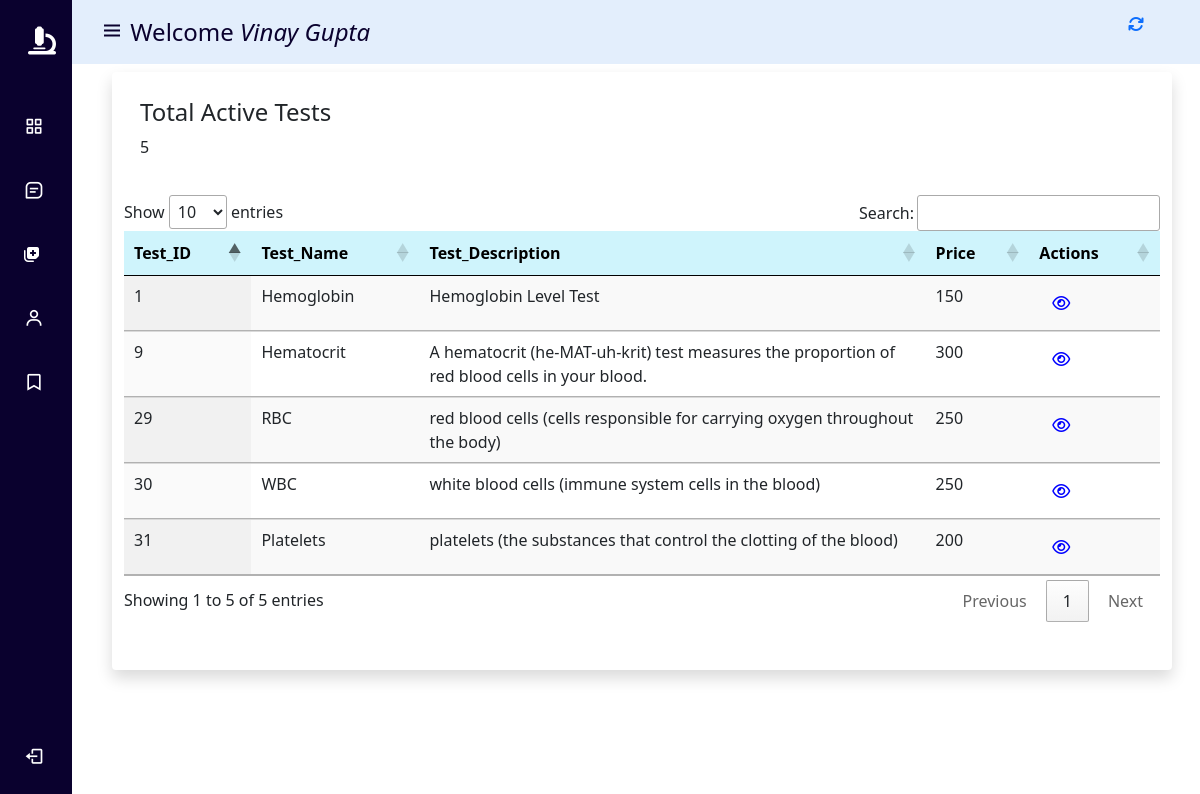
Page /client/index.php?page=tests (signed in) on the committed database.
### tables this page shows
CREATE TABLE `users` (
  `id` int(50) NOT NULL,
  `name` varchar(250) NOT NULL,
  `email` varchar(200) NOT NULL,
  `contact` decimal(10,0) NOT NULL,
  `username` text NOT NULL,
  `password` text NOT NULL,
  `avatar` text DEFAULT 'login.png'
);

CREATE TABLE `test_list` (
  `test_id` int(30) NOT NULL,
  `name` varchar(50) NOT NULL,
  `description` varchar(200) NOT NULL,
  `ref.range` varchar(25) NOT NULL,
  `unit` varchar(10) NOT NULL,
  `price` varchar(5) NOT NULL DEFAULT '0',
  `status` tinyint(1) NOT NULL DEFAULT 1,
  `delete_flag` tinyint(1) NOT NULL DEFAULT 0,
  `date_created` datetime NOT NULL DEFAULT current_timestamp(),
  `date_updated` datetime DEFAULT NULL ON UPDATE current_timestamp()
);

### client/pages/tests.php (the view)
<head><title>Test Details</title></head>
<div class="container-fluid-0 mt-4 pb-5">
   <div class="row align-items-center justify-content-between">
    <div class="col-auto mr-auto col-lg-5">
    <div class="card border-0 ">
      <div class="card-body ">
        <div class="row">
          <div class="col-9">
              <div><h4 class="card-title">Total Active Tests</h4>
              </div>
              <div><p class="card-text">
              <?php
                  $insertQuery = "SELECT * from `test_list`";
                  $result = $conn->query($insertQuery);
                  $rowcount=mysqli_num_rows($result);
                  echo $rowcount;
                  ?>
              </p></div>
          </div>
        </div>
      </div>
    </div>
  </div>
    <div class="container-fluid-0">
    <table class="table display" id="myTable">
        <thead class="table-info">
            <tr>
                <th scope="col">Test_ID</th>
                <th scope="col">Test_Name</th>
                <th scope="col">Test_Description</th>
                <th scope="col">Price</th>
                <th scope="col">Actions</th>
            </tr>
        </thead>
        <tbody>
         <?php
        if ($rowcount > 0) {
              while($row = $result->fetch_assoc()) {
                ?>
           <tr>
              <td class="testid"><?php echo $row["test_id"]?></td>
              <td><?php echo $row["name"]?></td>
              <td style='max-width:350px;overflow: hidden;'><?php echo $row["description"]?></td>
              <td><?php echo $row["price"]?></td>
              <td>
                <a class="btn" href="?page=viewtest&id=<?php echo $row["test_id"]?>"><i class="fa-regular fa-eye" style="color: blue;"></i></a>
              </td>
           </tr>
           <?php
           }
          } else {
           echo "<tr><td colspan='5' class='text-center'>no record found!</td></tr>";
            }
          ?>
        </tbody>
    </table>
    </div>
  </div>
  </div>

### client/index.php (shortened to what this page needs)
<!DOCTYPE html>
<html lang="en" dir="ltr">
  <head>
    <link rel="stylesheet" href="css/index.css" type="text/css">
    <link href='https://unpkg.com/boxicons@2.0.7/css/boxicons.min.css' rel='stylesheet'>
     <link href="https://cdn.jsdelivr.net/npm/bootstrap@5.0.2/dist/css/bootstrap.min.css" rel="stylesheet">
     <link href="https://cdn.datatables.net/1.13.4/css/jquery.dataTables.min.css" rel="stylesheet" />
</head>
<body>
  <?php include 'connection.php'?>
  <?php include_once 'pages/navigation.php'?>
  <div class="container-fluid mt-4 pt-4">
  <div class="container-fluid  shadow bg-body rounded">
        <?php $page = isset($_GET['page']) ? $_GET['page'] : 'dashboard';  ?>
        <?php
            if(!file_exists('pages/'.$page.".php") && !is_dir($page)){
              include 'pages/404.html';
              }
            else{
              if(is_dir($page))
                include $page.'/index.php';
              else
                include 'pages/'.$page.'.php';
              }
         ?>
      </div>
      </div>
</body>
</html>

### client/pages/navigation.php (shortened to what this page needs)
<?php
$insertQuery = "SELECT * from `users` where username='$_SESSION[username]'";
$result = $conn->query($insertQuery);
$row = $result->fetch_assoc();
?>
<body id="body-pd">
    <header class="header" id="header">
        <div class="header_toggle mr-5"> <i class='bx bx-menu' id="header-toggle"></i>
        <span class="wel ml-4">Welcome <i><?php echo $row['name']; ?></i></span>
        </div>
        <div class="notification" >
            <div class="row">
              <div class="col-4 mt-2"> <a href=""  onclick="location.reload();" ><i class="fa fa-refresh" aria-hidden="true"></i></a>
              </div>
               <div class="col-8">
               </div>
            </div>
        </div>
    </header>
    <div class="l-navbar" id="nav-bar" style="min-width:72px">
        <nav class="nav dark-navbar">
            <div>
                <div class="nav_logo text-white"><h3> <i class='fa fa-microscope mx-1'></i></h3>
                <span class="nav_logo-name"><h3>PathLab</h3></span> </div>
                <div class="nav_list">
                    <a href="./" class="nav_link" style="text-decoration:none;">
                    <i class='bx bx-grid-alt nav_icon'></i>
                    <span class="nav_name">Dashboard</span> </a>
                    <a href="?page=appointment" class="nav_link" style="text-decoration:none;">
                      <i class='bx bx-message-square-detail nav_icon'></i>
                       <span class="nav_name">Appointments</span> </a>
                    <a href="?page=tests" class="nav_link" style="text-decoration:none;">
                    <i class="fa-solid fa-notes-medical"></i>
                    <span class="nav_name">Test Details</span> </a>
                    <a href="?page=patient" class="nav_link" style="text-decoration:none;">
                    <i class='bx bx-user nav_icon'></i>
                     <span class="nav_name">Patients</span> </a>
                        <a href="?page=report" class="nav_link" style="text-decoration:none;">
                         <i class='bx bx-bookmark nav_icon'></i>
                        <span class="nav_name">Reports & Bill</span> </a>
                </div>
            </div>                <a href class="nav_link" style="text-decoration:none;" data-bs-toggle="modal" data-bs-target="#logout"> <i class='bx bx-log-out nav_icon'></i> <span class="nav_name">Sign Out</span>
                </a>
        </nav>
    </div>
   </body>

### client/css/index.css (style rules this page uses)
:root { --header-height: 3rem;--nav-width: 68px;--first-color: #0a012e;--first-color-light: #afa5d9;--white-color: #F7F6FB;--body-font: 'Nunito', sans-serif;--normal-font-size: 1rem;--z-fixed: 100 }
*,::before,::after { box-sizing: border-box }
body { position: relative;margin: var(--header-height) 0 0 0;padding: 0 1rem;font-family: var(--body-font);font-size: var(--normal-font-size);transition: .5s }
a { text-decoration: none }
.header { width: 100%;height: var(--header-height);position: fixed;top: 0;left: 0;display: flex;align-items: center;justify-content: space-between;padding: 0 1rem;background-color:hwb(213 89% 1%);z-index: var(--z-fixed);transition: .5s }
.header_toggle { color: var(--first-color);font-size: 1.5rem;cursor: pointer }
.l-navbar { position: fixed;top: 0;left: -30%;width: var(--nav-width);height: 100vh;background-color: var(--first-color);padding: .5rem 1rem 0 0;transition: .5s;z-index: var(--z-fixed) }
.nav { height: 100%;display: flex;flex-direction: column;justify-content: space-between;overflow: hidden }
.nav_logo, .nav_link { display: grid;grid-template-columns: max-content max-content;align-items: center;column-gap: 1rem; padding: .5rem 0 .5rem 1.5rem }
.nav_logo { margin-bottom: 2rem }
.nav_link { position: relative;color:white;margin-bottom: 1.5rem;transition: .3s; }
.nav_icon { font-size: 1.25rem }
@media screen and (min-width: 768px) { body { margin: calc(var(--header-height) + 1rem) 0 0 0;padding-left: calc(var(--nav-width) + 2rem) } }
@media screen and (min-width: 768px) { .header { height: calc(var(--header-height) + 1rem);padding: 0 2rem 0 calc(var(--nav-width) + 2rem) } }
@media screen and (min-width: 768px) { .l-navbar { left: 0;padding: 1rem 1rem 0 0 } }
.card { margin:10px 0 20px 0 ; border-left:3px solid rgb(5, 238, 5); }

### rows in the picture
users: name "Vinay Gupta"
test_list: test_id "1", name "Hemoglobin", description "Hemoglobin Level Test", price "150"
test_list: test_id "9", name "Hematocrit", description "A hematocrit (he-MAT-uh-krit) test measures the proportion of red blood cells in your blood.", price "300"
test_list: test_id "29", name "RBC", description "red blood cells (cells responsible for carrying oxygen throughout the body)", price "250"
test_list: test_id "30", name "WBC", description "white blood cells (immune system cells in the blood)", price "250"
test_list: test_id "31", name "Platelets", description "platelets (the substances that control the clotting of the blood)", price "200"

### other values in the picture
$rowcount "5"
